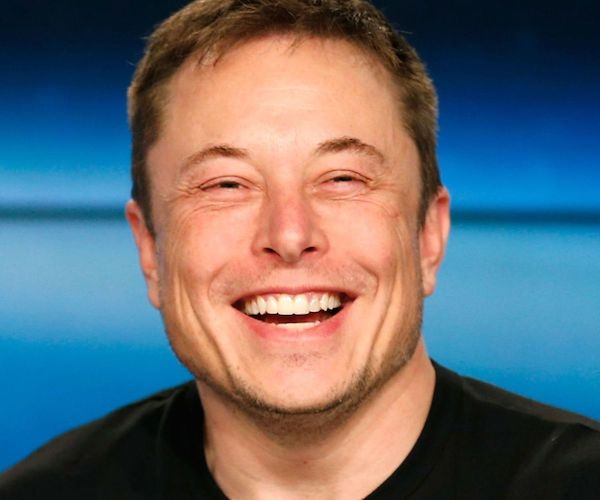
#> input picture week1_python/data/images/musk.jpg, 600 x 500 px, found by its file name
$ jupyter execute 9_Splitting_and_Merging_Channels.ipynb   (shell and % lines are left out)
#> lines starting #> are read from the running program, lines starting #| are printed output that depends on the picture
# <font style="color:rgb(50,120,229)">Splitting and Merging channels </font>
An alternate way of working with the individual channels is using split and merge. We can access the channels using an opencv function `cv2.split()` and merge them into a color image using `cv2.merge()`. Let us have a look at how it is done.

[cell 1]
# Import libraries
import cv2
import numpy as np
from dataPath import DATA_PATH
import matplotlib.pyplot as plt

[cell 2]
import matplotlib
matplotlib.rcParams['figure.figsize'] = (6.0, 6.0)
matplotlib.rcParams['image.cmap'] = 'gray'

[cell 3]
# Path of the image to be loaded
# Here we are supplying a relative path
imagePath = DATA_PATH + "/images/musk.jpg"

# Read the image
img = cv2.imread(imagePath)
#> img is the input picture: shape (500, 600, 3); mean B, G, R 112.1, 105.5, 100.1

[cell 4]
# Convert BGR to RGB colorspace
imgRGB = cv2.cvtColor(img,cv2.COLOR_BGR2RGB)
plt.imshow(imgRGB)

[cell 5]
# Split the image into the B,G,R components
b,g,r = cv2.split(img)
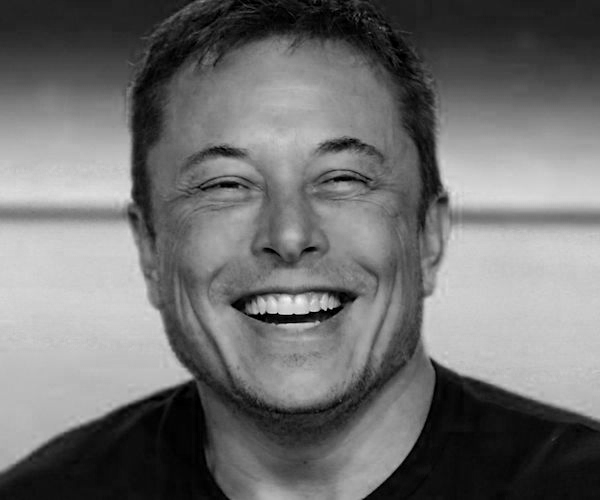
#> b: shape (500, 600); min 0, max 243, mean 112.1
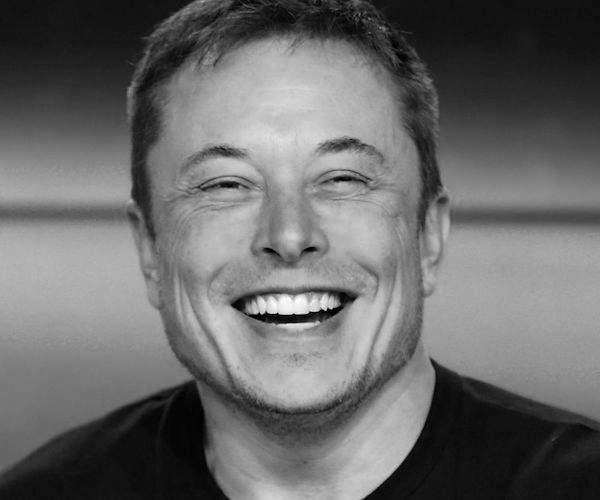
#> g: shape (500, 600); min 0, max 255, mean 105.5
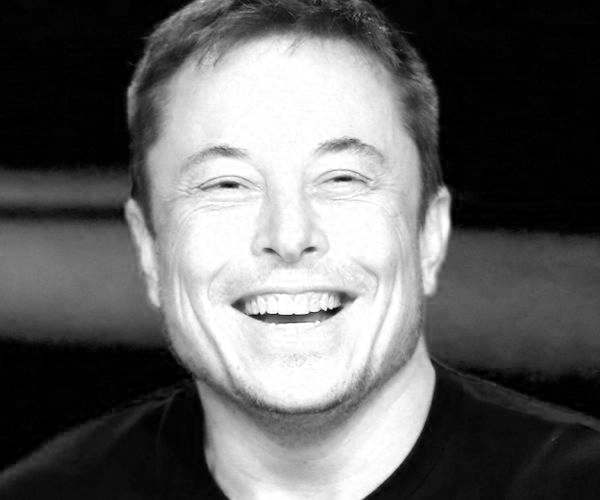
#> r: shape (500, 600); min 0, max 255, mean 100.1

# Show the channels
plt.figure(figsize=[20,5])
plt.subplot(141);plt.imshow(b);plt.title("Blue Channel");
plt.subplot(142);plt.imshow(g);plt.title("Green Channel");
plt.subplot(143);plt.imshow(r);plt.title("Red Channel");

# Merge the individual channels into a BGR image
imgMerged = cv2.merge((b,g,r))
# Show the merged output
plt.subplot(144);plt.imshow(imgMerged[:,:,::-1]);plt.title("Merged Output");
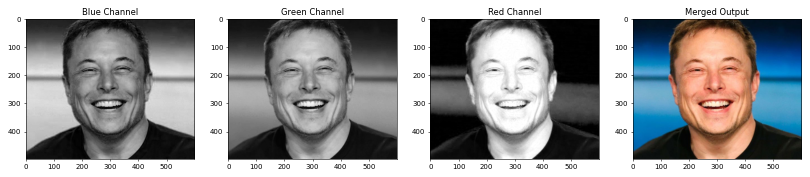
#> figure drawn by matplotlib, 4 panels

$ run again, with week1_python/data/images/boy.jpg copied over week1_python/data/images/musk.jpg
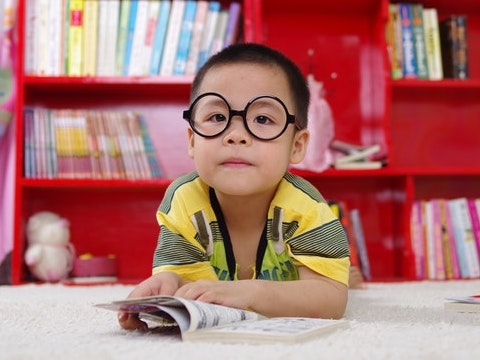
#> input picture week1_python/data/images/boy.jpg, 480 x 360 px, found by its file name
#> img is the input picture: shape (360, 480, 3); mean B, G, R 111.8, 115.3, 174.3
#> `b,g,r = cv2.split(img)`:
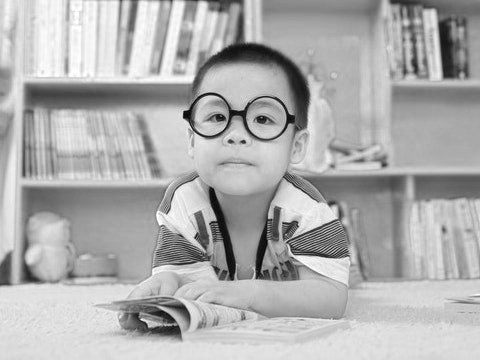
#> r: shape (360, 480); min 5, max 255, mean 174.3
#> `[cell 5] # Split the image into the B,G,R components b,g,r = cv2.split..`:
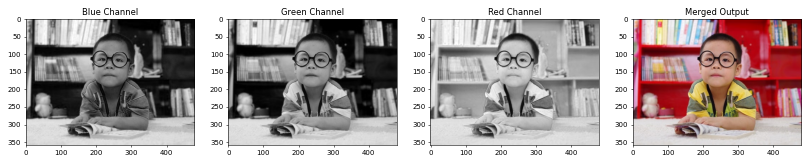
#> figure drawn by matplotlib, 4 panels
